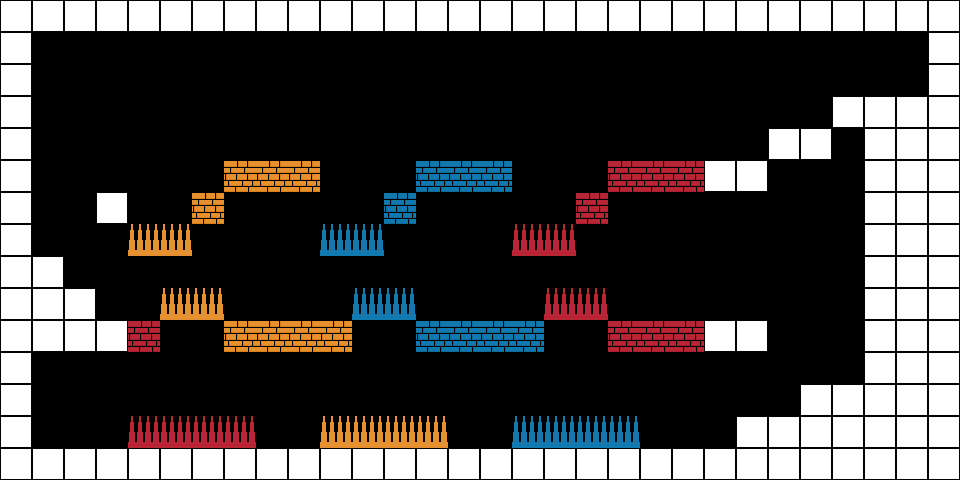

This is a level from a 2D game, rendered from its Tiled map with the project's own tilesets. A one-line summary and the map file follow, with tile-layer data summarised:
An orthogonal 30x15 tile map with 32x32 px tiles, 5 tile layers (level, red, green, blue, ...), 2 tilesets and 39 objects (15x blocker, 4x wall_red, 3x shooter_green, 3x spike_red, 3x wall_blue, ...).

<map version="1.0" orientation="orthogonal" width="30" height="15" tilewidth="32" tileheight="32" backgroundcolor="#000000">
 <tileset firstgid="1" source="basic_tileset.tsx" />
 <tileset firstgid="25" source="triggers.tsx" />
 <layer name="level" width="30" height="15">
  <data>[450 cells, 128 non-empty, 1 distinct tile ids]</data>
 </layer>
 <layer name="red" width="30" height="15">
  <data>[450 cells, 16 non-empty, 2 distinct tile ids]</data>
 </layer>
 <layer name="green" width="30" height="15">
  <data>[450 cells, 0 non-empty, 0 distinct tile ids]</data>
 </layer>
 <layer name="blue" width="30" height="15">
  <data>[450 cells, 16 non-empty, 2 distinct tile ids]</data>
 </layer>
 <layer name="orange" width="30" height="15">
  <data>[450 cells, 16 non-empty, 2 distinct tile ids]</data>
 </layer>
 <objectgroup name="enemies" width="30" height="15" visible="0">
  <object name="shooter_green" gid="29" x="144" y="64">
   <properties>
    <property name="color" value="green" />
    <property name="cooldown" value="1.7" />
   </properties>
  </object>
  <object name="shooter_green" gid="29" x="336" y="64">
   <properties>
    <property name="color" value="green" />
    <property name="cooldown" value="1.7" />
   </properties>
  </object>
  <object name="shooter_green" gid="29" x="528" y="64">
   <properties>
    <property name="color" value="green" />
    <property name="cooldown" value="1.7" />
   </properties>
  </object>
 </objectgroup>
 <objectgroup color="#ff0000" name="triggers" width="30" height="15" visible="0">
  <object name="flag" gid="26" x="896" y="64" />
  <object name="spawn" gid="25" x="32" y="416" />
  <object name="blocker" x="0" y="0" width="960" height="32">
   <properties>
    <property name="blocker" value="" />
    <property name="color" value="" />
   </properties>
  </object>
  <object name="blocker" x="0" y="448" width="960" height="32">
   <properties>
    <property name="blocker" value="" />
    <property name="color" value="" />
   </properties>
  </object>
  <object name="blocker" x="0" y="0" width="32" height="480">
   <properties>
    <property name="blocker" value="" />
    <property name="color" value="" />
   </properties>
  </object>
  <object name="blocker" x="928" y="0" width="32" height="480">
   <properties>
    <property name="blocker" value="" />
    <property name="color" value="" />
   </properties>
  </object>
  <object name="blocker" x="864" y="96" width="64" height="352">
   <properties>
    <property name="blocker" value="" />
    <property name="color" value="" />
   </properties>
  </object>
  <object name="blocker" x="800" y="384" width="64" height="32">
   <properties>
    <property name="blocker" value="" />
    <property name="color" value="" />
   </properties>
  </object>
  <object name="blocker" x="736" y="416" width="128" height="32">
   <properties>
    <property name="blocker" value="" />
    <property name="color" value="" />
   </properties>
  </object>
  <object name="blocker" x="32" y="320" width="96" height="32">
   <properties>
    <property name="blocker" value="" />
    <property name="color" value="" />
   </properties>
  </object>
  <object name="blocker" x="32" y="288" width="64" height="32">
   <properties>
    <property name="blocker" value="" />
    <property name="color" value="" />
   </properties>
  </object>
  <object name="blocker" x="32" y="256" width="32" height="32">
   <properties>
    <property name="blocker" value="" />
    <property name="color" value="" />
   </properties>
  </object>
  <object name="blocker" x="96" y="192" width="32" height="32">
   <properties>
    <property name="blocker" value="" />
    <property name="color" value="" />
   </properties>
  </object>
  <object name="blocker" x="832" y="96" width="32" height="32">
   <properties>
    <property name="blocker" value="" />
    <property name="color" value="" />
   </properties>
  </object>
  <object name="blocker" x="768" y="128" width="64" height="32">
   <properties>
    <property name="blocker" value="" />
    <property name="color" value="" />
   </properties>
  </object>
  <object name="blocker" x="704" y="160" width="64" height="32">
   <properties>
    <property name="blocker" value="" />
    <property name="color" value="" />
   </properties>
  </object>
  <object name="blocker" x="704" y="320" width="64" height="32">
   <properties>
    <property name="blocker" value="" />
    <property name="color" value="" />
   </properties>
  </object>
  <object name="wall_red" x="608" y="320" width="96" height="32">
   <properties>
    <property name="blocker" value="" />
    <property name="color" value="red" />
   </properties>
  </object>
  <object name="wall_red" x="608" y="160" width="96" height="32">
   <properties>
    <property name="blocker" value="" />
    <property name="color" value="red" />
   </properties>
  </object>
  <object name="spike_red" x="512" y="224" width="64" height="32">
   <properties>
    <property name="color" value="red" />
    <property name="death" value="" />
   </properties>
  </object>
  <object name="spike_red" x="544" y="288" width="64" height="32">
   <properties>
    <property name="color" value="red" />
    <property name="death" value="" />
   </properties>
  </object>
  <object name="spike_red" x="128" y="416" width="128" height="32">
   <properties>
    <property name="color" value="red" />
    <property name="death" value="" />
   </properties>
  </object>
  <object name="wall_blue" x="416" y="160" width="96" height="32">
   <properties>
    <property name="blocker" value="" />
    <property name="color" value="blue" />
   </properties>
  </object>
  <object name="wall_blue" x="416" y="320" width="128" height="32">
   <properties>
    <property name="blocker" value="" />
    <property name="color" value="blue" />
   </properties>
  </object>
  <object name="spike_blue" x="320" y="224" width="64" height="32">
   <properties>
    <property name="color" value="blue" />
    <property name="death" value="" />
   </properties>
  </object>
  <object name="spike_blue" x="352" y="288" width="64" height="32">
   <properties>
    <property name="color" value="blue" />
    <property name="death" value="" />
   </properties>
  </object>
  <object name="spike_blue" x="512" y="416" width="128" height="32">
   <properties>
    <property name="color" value="blue" />
    <property name="death" value="" />
   </properties>
  </object>
  <object name="wall_orange" x="224" y="160" width="96" height="32">
   <properties>
    <property name="blocker" value="" />
    <property name="color" value="orange" />
   </properties>
  </object>
  <object name="wall_orange" x="224" y="320" width="128" height="32">
   <properties>
    <property name="blocker" value="" />
    <property name="color" value="orange" />
   </properties>
  </object>
  <object name="spike_orange" x="128" y="224" width="64" height="32">
   <properties>
    <property name="color" value="orange" />
    <property name="death" value="" />
   </properties>
  </object>
  <object name="spike_orange" x="160" y="288" width="64" height="32">
   <properties>
    <property name="color" value="orange" />
    <property name="death" value="" />
   </properties>
  </object>
  <object name="spike_orange" x="320" y="416" width="128" height="32">
   <properties>
    <property name="color" value="orange" />
    <property name="death" value="" />
   </properties>
  </object>
  <object name="wall_red" x="576" y="192" width="32" height="32">
   <properties>
    <property name="blocker" value="" />
    <property name="color" value="red" />
   </properties>
  </object>
  <object name="wall_blue" x="384" y="192" width="32" height="32">
   <properties>
    <property name="blocker" value="" />
    <property name="color" value="blue" />
   </properties>
  </object>
  </objectgroup>
</map>
<!-- 2 of 39 objects omitted -->